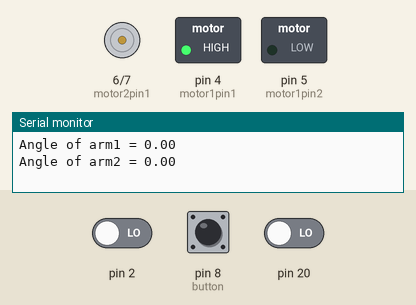
Simulated run of this sketch. Board: Arduino Mega 2560, built with avr-gcc and run on an emulated ATmega2560. Parts: motor-driver pin pairs drawn as motors (green arrow = first pin HIGH = forward, orange = second pin HIGH = backward, longer = more drive), switched loads named in the sketch (green lamp = pin HIGH), the last lines printed to the serial monitor. The inputs (shaded band) are chosen by the test bench; at power-on: pin 8 (button) LOW, pin 2 LOW, pin 20 LOW.

Above: at 1.2 s.
1.3 s: pin 8 (button) pulled HIGH for 0.15 s
At 1.37 s:
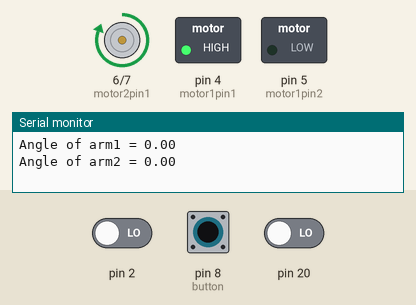
2.9 s: pin 8 (button) pulled HIGH for 3.2 s
At 6.7 s:
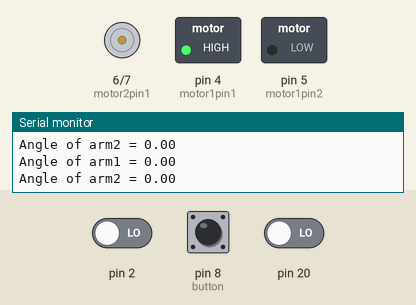
Timing chart, 0 to 8.2 s (numbered marks = the images above; inputs shaded):
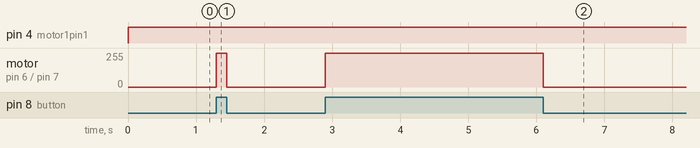

The sketch:

part1.ino
```cpp
#include <arduino-timer.h>
//interruputs for encoders according to arduino mega datasheet
int Enc1Arm1=0;
int Enc2Arm1=3;
int Enc1Arm2=18;
int Enc2Arm2=19;
//digital pins for motor drivers
int motor1pin1=4;
int motor1pin2=5;
int motor2pin1=6;
int motor2pin2=7;
int button =8;

float angle1=0;
float angle2=0;
auto timer = timer_create_default(); //create timer with default settings
long long countARM1=0;
long long countARM2=0;

#define angle60 400         //(60/360)*2400=400
#define angle90 900         //(90/360)*2400=900

bool print_angle(void*)
{
  Serial.print("Angle of arm1 = ");
  Serial.println(angle1);

  Serial.print("Angle of arm2 = ");
  Serial.println(angle2);
  return true;
}
void setup() {
  // put your setup code here, to run once:
  Serial.begin(9600);
  pinMode(Enc1Arm1,INPUT_PULLUP);
  pinMode(Enc2Arm1,INPUT_PULLUP);
  pinMode(Enc1Arm2,INPUT_PULLUP);
  pinMode(Enc2Arm2,INPUT_PULLUP);
  pinMode(button,INPUT);
  pinMode(motor1pin1,OUTPUT);
  pinMode(motor1pin2,OUTPUT);
  pinMode(motor2pin1,OUTPUT);
  pinMode(motor2pin2,OUTPUT);

  //interrupts for encoder of motor1
  attachInterrupt(Enc1Arm1, ISR_Enc1Arm1, CHANGE);
  attachInterrupt(Enc2Arm1, ISR_Enc2Arm1, CHANGE);
  //interrupts for encoder of motor2
  attachInterrupt(Enc1Arm2, ISR_Enc1Arm2, CHANGE);
  attachInterrupt(Enc2Arm2, ISR_Enc2Arm2, CHANGE);

  timer.every(1000, print_angle);  //print angles every second

}

void loop() {
  // put your main code here, to run repeatedly:
  angle1=(countARM1/2400)*360;
  angle2=(countARM2/2400)*360;
  if(countARM1<angle60){    //rotating clockwise before reaching req. angle
    digitalWrite(motor1pin1,HIGH);
    digitalWrite(motor1pin2,LOW);
  }
  else if(countARM1>=angle60){    //when reaching the req. angle turn of motor
    digitalWrite(motor1pin1,LOW);
    digitalWrite(motor1pin2,LOW);
  }

  if(digitalRead(button)==HIGH){   //when turn on switch rotate arm2
    if(countARM2<angle90){         //rotating clockwise before reaching req. angle
      digitalWrite(motor2pin1,HIGH);
      digitalWrite(motor2pin2,LOW);
    }
    else if(countARM2>=angle90){   //when reaching the req. angle turn of motor
      digitalWrite(motor2pin1,LOW);
      digitalWrite(motor2pin2,LOW);
    }
  }

  if(digitalRead(button)==LOW){    //when switch is off return the motor to 0 position
    if(countARM2>0){         //rotate motor in reverse direction to its 0 position
      digitalWrite(motor2pin1,LOW);
      digitalWrite(motor2pin2,HIGH);
    }
    if(countARM2==0){        //when reaching 0 position stop
      digitalWrite(motor2pin1,LOW);
      digitalWrite(motor2pin2,LOW);
    }
  }
  timer.tick();  //ticking timer
}

void ISR_Enc1Arm1()
{
  if((digitalRead(Enc1Arm1)) != (digitalRead(Enc2Arm1)))
  {
    countARM1++;
  }
  else
  {
    countARM1--;
  }
}

void ISR_Enc2Arm1()
{
  if((digitalRead(Enc1Arm1)) == (digitalRead(Enc2Arm1)))
  {
    countARM1++;
  }
  else
  {
    countARM1--;
  }
}

void ISR_Enc1Arm2()
{
  if((digitalRead(Enc1Arm2)) != (digitalRead(Enc2Arm2)))
  {
    countARM2++;
  }
  else
  {
    countARM2--;
  }
}

void ISR_Enc2Arm2()
{
  if((digitalRead(Enc1Arm2)) == (digitalRead(Enc2Arm2)))
  {
    countARM2++;
  }
  else
  {
    countARM2--;
  }
}
```

Measured:
- after the input at 1.3 s, motor on pin 6 (motor2pin1) / pin 7 (motor2pin2): stopped → forward 255/255 at once, → stopped 0.15 s later
- after the input at 2.9 s, motor on pin 6 (motor2pin1) / pin 7 (motor2pin2): stopped → forward 255/255 at once, → stopped 3.2 s later
